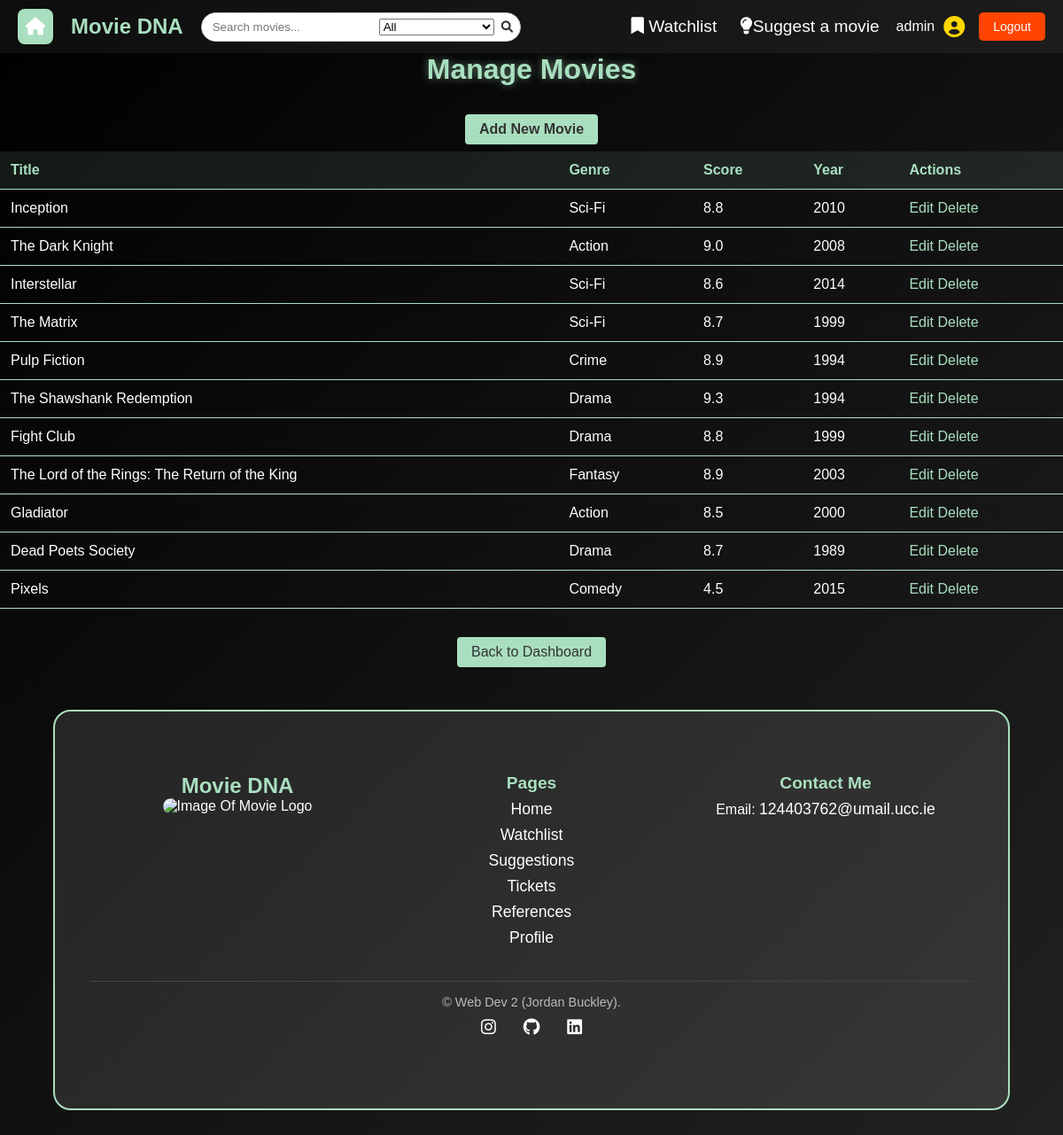
Screenshot of /admin/manage_movies (signed in) with the database file from the repository.
### tables this page shows
CREATE TABLE movies 
(
    movie_id INTEGER PRIMARY KEY AUTOINCREMENT,
    title TEXT NOT NULL,
    genre TEXT NOT NULL,
    score FLOAT,
    year INTEGER,
    director TEXT,
    description TEXT
, image_path TEXT);

### app.py (the view)
@app.route("/admin/manage_movies")
@login_required
def manage_movies():
    if not g.is_admin:
        return "Access denied. Admins only.", 403
    db = get_db()
    movies = db.execute("SELECT * FROM movies").fetchall()
    return render_template("manage_movies.html", movies=movies)

### app.py (called while the page is built)
@app.before_request
def load_logged_in_user():
    g.user = session.get("user_id")
    g.is_admin = session.get("is_admin", False)

def login_required(view):
    @wraps(view)
    def wrapped_view(*args, **kwargs):
        if g.user is None:
            return(redirect(url_for("login", next=request.url)))
        return view(*args, **kwargs)
    return wrapped_view

### database.py (called while the page is built)
def get_db():
    if "db" not in g:
        g.db = sqlite3.connect(DATABASE,
                                detect_types=sqlite3.PARSE_DECLTYPES
                        )
        g.db.row_factory = sqlite3.Row
    return g.db

### templates/manage_movies.html
{% extends "base.html" %}
{% block styles %}
    <link rel="stylesheet" href="{{ url_for('static', filename='adminDash.css') }}">
{% endblock %}
{% block main_content %}
<main>
    <h1>Manage Movies</h1>
    <a href="{{ url_for('add_movie') }}" class="btn">Add New Movie</a>
    <table>
        <thead>
            <tr>
                <th>Title</th>
                <th>Genre</th>
                <th>Score</th>
                <th>Year</th>
                <th>Actions</th>
            </tr>
        </thead>
        <tbody>
            {% for movie in movies %}
            <tr>
                <td>{{ movie.title }}</td>
                <td>{{ movie.genre }}</td>
                <td>{{ movie.score }}</td>
                <td>{{ movie.year }}</td>
                <td>
                    <a href="{{ url_for('edit_movie', movie_id=movie.movie_id) }}">Edit</a>
                    <a href="{{ url_for('delete_movie', movie_id=movie.movie_id) }}">Delete</a>
                </td>
            </tr>
            {% endfor %}
        </tbody>
    </table>
    <a href="{{ url_for('admin_dashboard') }}" class="back-button">Back to Dashboard</a>
</main>
{% endblock %}

### static/styles.css (style rules this page uses)
* { margin: 0; padding: 0; box-sizing: border-box; }
body { font-family: 'Arial', sans-serif; background: linear-gradient(-45deg, #0f0f0f, #1c1c1c, #2c2c2c, #000000); background-size: 400% 400%; animation: movingBackground 10s ease infinite; color: white; text-align: center; min-height: 100vh; display: flex; flex-direction: column; }
.btn { display: inline-block; padding: 10px 20px; background: #A9DFBF; color: #333; text-decoration: none; font-size: 1rem; border-radius: 5px; transition: background 0.3s ease, transform 0.2s ease; margin: 5px; text-align: center; font-weight: bold; }
.back-button { display: inline-block; margin-top: 20px; padding: 10px 20px; background: #A9DFBF; color: #333; text-decoration: none; border-radius: 5px; transition: background 0.3s ease; }

### static/adminDash.css (style rules this page uses)
h1 { font-size: 2rem; color: #A9DFBF; margin-bottom: 1.5rem; text-align: center; text-shadow: 0 0 10px rgba(169, 223, 191, 0.5); }
table { width: 100%; border-collapse: collapse; margin-bottom: 1.5rem; }
table th, table td { padding: 0.75rem; text-align: left; border-bottom: 1px solid #A9DFBF; }
table th { background-color: rgba(169, 223, 191, 0.1); font-weight: bold; color: #A9DFBF; }
a { color: #A9DFBF; text-decoration: none; transition: color 0.3s ease; }
.btn, .back-button { display: inline-block; padding: 0.5rem 1rem; background-color: #A9DFBF; color: #333; border-radius: 0.25rem; text-align: center; margin: 0.5rem 0; transition: background-color 0.3s ease, transform 0.3s ease; }

### rows the page displays
movies: title "Inception", genre "Sci-Fi", score "8.8", year "2010"
movies: title "The Dark Knight", genre "Action", score "9.0", year "2008"
movies: title "Interstellar", genre "Sci-Fi", score "8.6", year "2014"
movies: title "The Matrix", genre "Sci-Fi", score "8.7", year "1999"
movies: title "Pulp Fiction", genre "Crime", score "8.9", year "1994"
movies: title "The Shawshank Redemption", genre "Drama", score "9.3", year "1994"
movies: title "Fight Club", genre "Drama", score "8.8", year "1999"
movies: title "The Lord of the Rings: The Return of the King", genre "Fantasy", score "8.9", year "2003"
movies: title "Gladiator", genre "Action", score "8.5", year "2000"
movies: title "Dead Poets Society", genre "Drama", score "8.7", year "1989"
movies: title "Pixels", genre "Comedy", score "4.5", year "2015"

### other values shown
{{ session['user_id'] }} "admin"
